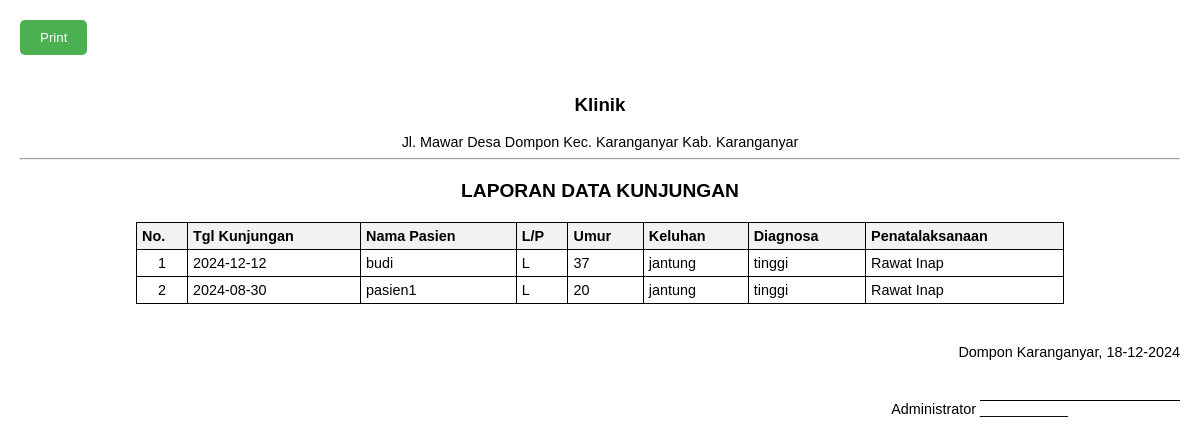
Screenshot of /index.php/laporan/data_kunjungan with the database file from the repository.
### tables this page shows
CREATE TABLE `berobat` (
  `id_berobat` int NOT NULL,
  `id_pasien` int DEFAULT NULL,
  `id_dokter` int DEFAULT NULL,
  `tgl_berobat` date DEFAULT NULL,
  `keluhan_pasien` varchar(200) DEFAULT NULL,
  `hasil_diagnosa` varchar(200) DEFAULT NULL,
  `penatalaksanaan` enum('Rawat Jalan','Rawat Inap','Rujuk','Lainnya') DEFAULT NULL
);

CREATE TABLE `pasien` (
  `id_pasien` int NOT NULL,
  `nama_pasien` varchar(40) DEFAULT NULL,
  `jenis_kelamin` enum('L','P') DEFAULT NULL,
  `umur` int DEFAULT NULL
);

### application/controllers/Laporan.php (called while the page is built, shortened)
<?php
class Laporan extends CI_Controller {
    function __construct() {
        $this->load->model('m_dokter');
        $this->load->model('m_pasien');
        $this->load->model('m_kunjungan');
    }
    public function data_kunjungan() {
        $data['title'] = "Laporan Data Kunjungan";
        $data['berobat'] = $this->m_kunjungan->tampil_data();
        $this->load->view('laporan/v_lap_kunjungan', $data);
    }
}

### index.php (called while the page is built, shortened)
<?php
require_once BASEPATH.'core/CodeIgniter.php';

### application/models/m_kunjungan.php (called while the page is built, shortened)
<?php
class m_kunjungan extends CI_Model {
    function tampil_data() {
        $query = $this->db->query("
            SELECT berobat.*,
                   pasien.nama_pasien,
                   pasien.umur,
                   pasien.jenis_kelamin,
                   dokter.nama_dokter
            FROM berobat
            INNER JOIN pasien ON berobat.id_pasien = pasien.id_pasien
            INNER JOIN dokter ON berobat.id_dokter = dokter.id_dokter
        ");
        return $query->result_array();
    }
}

### application/views/laporan/v_lap_kunjungan.php (the view, shortened to what this page needs)
<!DOCTYPE html>
<html lang="en">
<head>
</head>
<body>
    <button class="print-button" onclick="window.print()">Print</button>
    <div class="container">
        <div class="header">
            <h3>Klinik</h3>
            <p>Jl. Mawar Desa Dompon Kec. Karanganyar Kab. Karanganyar</p>
            <hr>
        </div>
        <div class="title">LAPORAN DATA KUNJUNGAN</div>
        <table class="table table-bordered table-sm">
            <thead>
                <tr>
                    <th>No.</th>
                    <th>Tgl Kunjungan</th>
                    <th>Nama Pasien</th>
                    <th>L/P</th>
                    <th>Umur</th>
                    <th>Keluhan</th>
                    <th>Diagnosa</th>
                    <th>Penatalaksanaan</th>
                </tr>
            </thead>
            <tbody>
                <?php $no=1; foreach($berobat as $r){ ?>
                    <tr>
                        <td class="text-center"><?= $no; ?></td>
                        <td><?= $r['tgl_berobat']; ?></td>
                        <td><?= $r['nama_pasien']; ?></td>
                        <td><?= $r['jenis_kelamin']; ?></td>
                        <td><?= $r['umur']; ?></td>
                        <td><?= $r['keluhan_pasien']; ?></td>
                        <td><?= $r['hasil_diagnosa']; ?></td>
                        <td><?= $r['penatalaksanaan']; ?></td>
                    </tr>
                <?php $no++; } ?>
            </tbody>
        </table>
        <div class="footer">
            Dompon Karanganyar, <?= date('d-m-Y'); ?><br>
            Administrator
            <div class="signature">___________</div>
        </div>
    </div>
</body>
</html>

### application/views/laporan/v_lap_kunjungan.php (style rules this page uses)
body { font-family: Arial, sans-serif; margin: 0; padding: 20px; }
.header { text-align: center; margin-bottom: 20px; }
.header p { margin: 5px 0; font-size: 0.9rem; }
.title { text-align: center; margin: 20px 0; font-size: 1.2rem; font-weight: bold; }
table { width: 80%; border-collapse: collapse; margin: 0 auto 20px auto; font-size: 0.9rem; }
table, th, td { border: 1px solid black; }
th, td { padding: 5px; text-align: left; }
th { background-color: #f2f2f2; }
td:first-child { text-align: center; width: 40px; }
.footer { margin-top: 40px; text-align: right; font-size: 0.9rem; }
.footer .signature { margin-top: 40px; text-align: left; display: inline-block; border-top: 1px solid black; width: 200px; }
.print-button { margin-bottom: 20px; padding: 10px 20px; background-color: #4CAF50; color: white; border: none; border-radius: 5px; cursor: pointer; }

### rows the page displays
berobat: tgl_berobat "2024-12-12", id_pasien.nama_pasien "budi", id_pasien.jenis_kelamin "L", id_pasien.umur "37", keluhan_pasien "jantung", hasil_diagnosa "tinggi", penatalaksanaan "Rawat Inap"
berobat: tgl_berobat "2024-08-30", id_pasien.nama_pasien "pasien1", id_pasien.jenis_kelamin "L", id_pasien.umur "20", keluhan_pasien "jantung", hasil_diagnosa "tinggi", penatalaksanaan "Rawat Inap"
